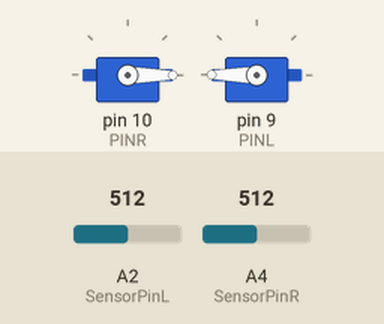
Recording of a sketch running on a simulated Arduino Uno, built with avr-gcc and run on an emulated ATmega328P. Parts: 2 × servo. Inputs (shaded band) come from the test bench; at power-on: A2 (SensorPinL) = 512, A4 (SensorPinR) = 512.

Above: at 1.2 s.
1.3 s: A2 (SensorPinL) set to 42
2.8 s: A2 (SensorPinL) set to 35
At 3.2 s:
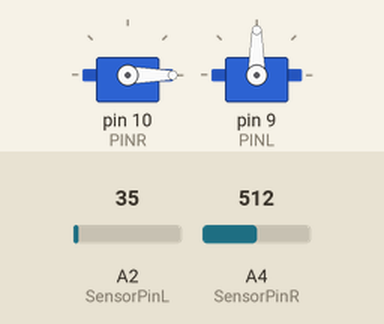
4.3 s: A4 (SensorPinR) set to 42
5.8 s: A4 (SensorPinR) set to 36
At 7.0 s:
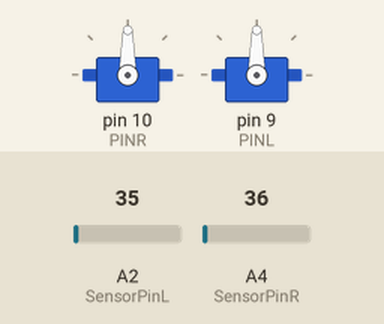
7.3 s: A2 (SensorPinL) set to 51
At 8.4 s:
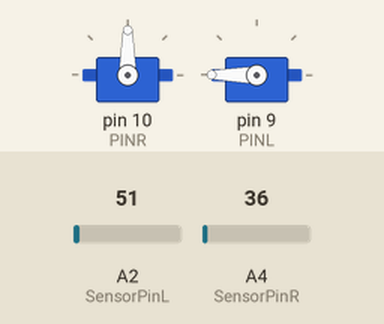
8.8 s: A2 (SensorPinL) set to 31
At 9.8 s:
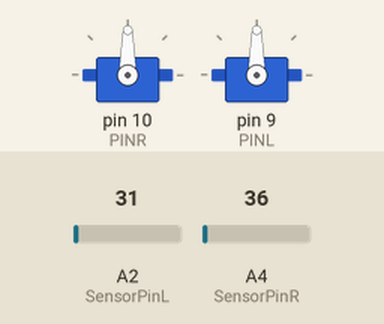
Timing chart, 0 to 11.3 s (numbered marks = the images above; inputs shaded):
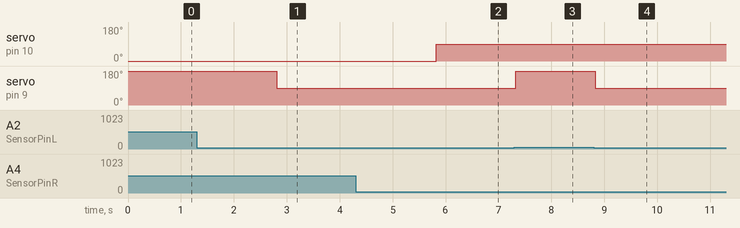

The sketch:

WORKING_SKETCH.ino
```cpp
#include <Servo.h>
#include <Arduino.h>

// LEFT VALUE WHITE = 27
// RIGHT VALUE WHITE = 25
// LEFT VALUE BLACK = 46
// RIGHT VALUE BLACK = 41


#define PINR 10
#define PINL 9
#define SensorPinL A2
#define SensorPinR A4


// Define a threshold for analog sensor readings
const int THRESHOLD = 900; // Adjust this value based on your sensors and environment

class RobotBase {
  private:
    Servo servo1; // Declare servo1 as a member variable
    Servo servo2; // Declare servo2 as a member variable
    const int sensorPin1;
    const int sensorPin2;

  public:
    RobotBase(int pin1, int pin2) : sensorPin1(pin1), sensorPin2(pin2) {}

    void baseConnections() {
      pinMode(sensorPin1, INPUT);
      pinMode(sensorPin2, INPUT);
      servo1.attach(PINR, 700, 2300); // Attach the servo to pin 10
      servo2.attach(PINL, 700, 2300); // Attach the second servo to pin 9
    }

    void MotorDrive() {
      int LVAL = analogRead(sensorPin1); // Read analog value from left sensor
      int RVAL = analogRead(sensorPin2); // Read analog value from right sensor


      if (LVAL < 40 && RVAL < 40) {
        // Both sensors dont see the line
        servo1.writeMicroseconds(1500);
        servo2.writeMicroseconds(1500);
      } else if (LVAL >= 40 && RVAL < 40) {
        // Left sensor does not see the line, right sensor does
        servo1.writeMicroseconds(1500);
        servo2.writeMicroseconds(2300);
      } else if (LVAL < 40 && RVAL >= 41) {
        // Left sensor does not see the line, right sensor does
        servo1.writeMicroseconds(700);
        servo2.writeMicroseconds(1500);
      } else if (LVAL >= 40 && LVAL >= 41) {
        // Both sensors see the line
        servo1.writeMicroseconds(700);
        servo2.writeMicroseconds(2300);
      } else if (LVAL > 100 && RVAL > 100) {
        servo1.write(1500);
        servo2.write(1500);
        delay(100);
      }

      delay(100); // Adjust delay as needed
    }
};

RobotBase sensor(SensorPinL, SensorPinR);

void setup() {
  sensor.baseConnections();
}

void loop() {
  sensor.MotorDrive();
}
```

Measured:
- the behaviour switches between 40 and 39 on A2 (SensorPinL) (found by bisection; images 0 and 1)
- the behaviour switches between 40 and 39 on A4 (SensorPinR) (found by bisection; images 1 and 2)
- after the input at 1.3 s, every drawn part: stays the same
- after the input at 2.8 s, servo on pin 9 (PINL): 180° → 90° at once
- after the input at 4.3 s, every drawn part: stays the same
- after the input at 5.8 s, servo on pin 10 (PINR): 0° → 90° at once
- after the input at 7.3 s, servo on pin 9 (PINL): 90° → 180° at once
- after the input at 8.8 s, servo on pin 9 (PINL): 180° → 90° at once
